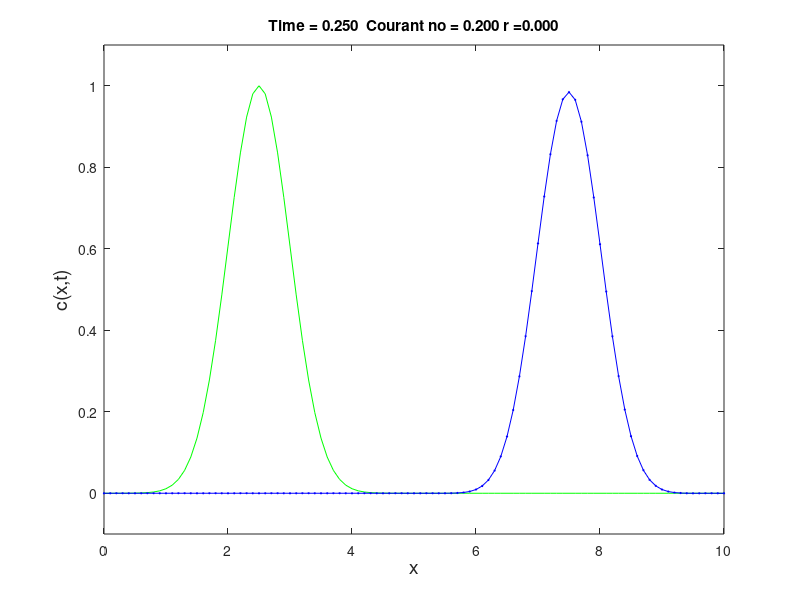

Write MATLAB code to recreate this figure.
% QUICKEST scheme solution to the advection-diffusion equation
% with exponential initial distribution
% clear workspace
clear
clc

%define variables
xmin = 0;
xmax = 10;
u = 20;             % flow celerity
D = 0;              % diffusion coefficient
N = 100;            % no. nodes - 1
t = 0;              % initial time
tmax = 0.25;         % max value of time

% discretization of domain
dx = (xmax - xmin)/N;
x = xmin - dx : dx : xmax + dx;  
% x values go from xmin to xmax in steps of dx with two external nodes
dt = 0.001;         % time step

% set initial conditions
c0 = exp(-2*(x-2.5).^2);
c = c0;             % set initial conditions for c
cnew = c0;          % set initial conditions for c at next time step

% set up time loop
nsteps = tmax/dt;

% set numerical parameters
r = D*dt/(dx*dx);    % Fourier number
Cr = u*dt/dx;        % Courant number

% plot initial distribution
plot(x,c0,'g-');     
axis([xmin xmax -0.1 1.1] )
xlabel('x','fontsize', 14)
ylabel('c(x,t)','fontsize',14)
title(sprintf('Courant no = %1.3f r =%1.3f',Cr,r));
hold on

% set coefficients for numerical scheme
coef1 = r*(1 - Cr) - Cr * (Cr^2 - 3*Cr + 2)/6
coef2 = 1 - r*(2 - 3*Cr) + 0.5 * Cr * (Cr^2 - 2*Cr - 1)
coef3 = r*(1 - 3*Cr) - 0.5* Cr * (Cr^2 - Cr - 2)
coef4 = Cr * ( r + (Cr^2 -1)/6 )

for n = 1: nsteps
        
    % for loop for first order upwind scheme
    for j = 3 : N + 2
        cnew(j) = coef1*c(j+1) + coef2*c(j) + coef3*c(j-1) + coef4*c(j-2);
    end
    cnew(1) = cnew(3);
    cnew(2) = cnew(4);
    
    % update t and c
    t = t + dt;
    c = cnew;

    % plot initial distribution
    plot(x,c0,'g-');
    hold on
    % plot solution
    plot(x,c,'bo-','markerfacecolor','b','markersize',1);
    title(sprintf('Time = %1.3f  Courant no = %1.3f r = %1.3f',t,Cr,r));
    axis([xmin xmax -0.1 1.1] )
    xlabel('x','fontsize', 14)
    ylabel('c(x,t)','fontsize',14)
    hold off
    
    shg
    pause(dt);

end
% plot initial distribution
plot(x,c0,'g-');     
axis([xmin xmax -0.1 1.1] )
xlabel('x','fontsize', 14)
ylabel('c(x,t)','fontsize',14)
hold on
plot(x,c,'bo-','markerfacecolor','b','markersize',1);
title(sprintf('Time = %1.3f  Courant no = %1.3f r =%1.3f',t,Cr,r));
hold off